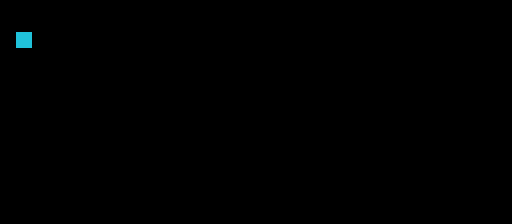

A 2D game scene composited from a Tiled map and its tileset images. What follows is a short description and the map's XML, with every tile layer's data as written:
An orthogonal 32x14 tile map with 16x16 px tiles, 3 tile layers (Regions, Input_Collision, Output1_Collision).

<map version="1.0" orientation="orthogonal" renderorder="right-down" width="32" height="14" tilewidth="16" tileheight="16" nextobjectid="21">
 <tileset firstgid="1" name="MyTiles" tilewidth="16" tileheight="16" tilecount="160">
  <image source="MyTiles.png" width="160" height="256" />
  <terraintypes>
   <terrain name="Air" tile="0" />
   <terrain name="Block" tile="21" />
   <terrain name="Spikes" tile="53" />
  </terraintypes>
  <tile id="0" terrain="0,0,0,0" />
  <tile id="10" terrain="0,0,0,1" />
  <tile id="11" terrain="0,0,1,1" />
  <tile id="12" terrain="0,0,1,1" />
  <tile id="13" terrain="0,0,1,0" />
  <tile id="20" terrain="0,1,0,1" />
  <tile id="21" terrain="1,1,1,1" />
  <tile id="22" terrain="1,1,1,1" />
  <tile id="23" terrain="1,0,1,0" />
  <tile id="30" terrain="0,1,0,0" />
  <tile id="31" terrain="1,1,0,0" />
  <tile id="32" terrain="1,1,0,0" />
  <tile id="33" terrain="1,0,0,0" />
  <tile id="40" terrain="1,1,1,0" />
  <tile id="41" terrain="1,1,0,1" />
  <tile id="50" terrain="1,0,1,1" />
  <tile id="51" terrain="0,1,1,1" />
 </tileset>
 <layer name="Regions" width="32" height="14">
  <data encoding="csv">
0,0,0,0,0,0,0,0,0,0,0,0,0,0,0,0,0,0,0,0,0,0,0,0,0,0,0,0,0,0,0,0,
0,0,0,0,0,0,0,0,0,0,0,0,0,0,0,0,0,0,0,0,0,0,0,0,0,0,0,0,0,0,0,0,
0,10,0,0,0,0,0,0,0,0,0,0,0,0,0,0,0,0,0,0,0,0,0,0,0,0,0,0,0,0,0,0,
0,0,0,0,0,0,0,0,0,0,0,0,0,0,0,0,0,0,0,0,0,0,0,0,0,0,0,0,0,0,0,0,
0,0,0,0,0,0,0,0,0,0,0,0,0,0,0,0,0,0,0,0,0,0,0,0,0,0,0,0,0,0,0,0,
0,0,0,0,0,0,0,0,0,0,0,0,0,0,0,0,0,0,0,0,0,0,0,0,0,0,0,0,0,0,0,0,
0,0,0,0,0,0,0,0,0,0,0,0,0,0,0,0,0,0,0,0,0,0,0,0,0,0,0,0,0,0,0,0,
0,0,0,0,0,0,0,0,0,0,0,0,0,0,0,0,0,0,0,0,0,0,0,0,0,0,0,0,0,0,0,0,
0,0,0,0,0,0,0,0,0,0,0,0,0,0,0,0,0,0,0,0,0,0,0,0,0,0,0,0,0,0,0,0,
0,0,0,0,0,0,0,0,0,0,0,0,0,0,0,0,0,0,0,0,0,0,0,0,0,0,0,0,0,0,0,0,
0,0,0,0,0,0,0,0,0,0,0,0,0,0,0,0,0,0,0,0,0,0,0,0,0,0,0,0,0,0,0,0,
0,0,0,0,0,0,0,0,0,0,0,0,0,0,0,0,0,0,0,0,0,0,0,0,0,0,0,0,0,0,0,0,
0,0,0,0,0,0,0,0,0,0,0,0,0,0,0,0,0,0,0,0,0,0,0,0,0,0,0,0,0,0,0,0,
0,0,0,0,0,0,0,0,0,0,0,0,0,0,0,0,0,0,0,0,0,0,0,0,0,0,0,0,0,0,0,0
</data>
 </layer>
 <layer name="Input_Collision" width="32" height="14">
  <data encoding="csv">
0,0,0,0,0,0,0,0,0,0,0,0,0,0,0,0,0,0,0,0,0,0,0,0,0,0,0,0,0,0,0,0,
0,0,0,0,0,0,0,0,0,0,0,0,0,0,0,0,0,0,0,0,0,0,0,0,0,0,0,0,0,0,0,0,
0,0,0,0,0,0,0,0,0,0,0,0,0,0,0,0,0,0,0,0,0,0,0,0,0,0,0,0,0,0,0,0,
0,0,0,0,0,0,0,0,0,0,0,0,0,0,0,0,0,0,0,0,0,0,0,0,0,0,0,0,0,0,0,0,
0,0,0,0,0,0,0,0,0,0,0,0,0,0,0,0,0,0,0,0,0,0,0,0,0,0,0,0,0,0,0,0,
0,0,0,0,0,0,0,0,0,0,0,0,0,0,0,0,0,0,0,0,0,0,0,0,0,0,0,0,0,0,0,0,
0,0,0,0,0,0,0,0,0,0,0,0,0,0,0,0,0,0,0,0,0,0,0,0,0,0,0,0,0,0,0,0,
0,0,0,0,0,0,0,0,0,0,0,0,0,0,0,0,0,0,0,0,0,0,0,0,0,0,0,0,0,0,0,0,
0,0,0,0,0,0,0,0,0,0,0,0,0,0,0,0,0,0,0,0,0,0,0,0,0,0,0,0,0,0,0,0,
0,0,0,0,0,0,0,0,0,0,0,0,0,0,0,0,0,0,0,0,0,0,0,0,0,0,0,0,0,0,0,0,
0,0,0,0,0,0,0,0,0,0,0,0,0,0,0,0,0,0,0,0,0,0,0,0,0,0,0,0,0,0,0,0,
0,0,0,0,0,0,0,0,0,0,0,0,0,0,0,0,0,0,0,0,0,0,0,0,0,0,0,0,0,0,0,0,
0,0,0,0,0,0,0,0,0,0,0,0,0,0,0,0,0,0,0,0,0,0,0,0,0,0,0,0,0,0,0,0,
0,0,0,0,0,0,0,0,0,0,0,0,0,0,0,0,0,0,0,0,0,0,0,0,0,0,0,0,0,0,0,0
</data>
 </layer>
 <layer name="Output1_Collision" width="32" height="14">
  <data encoding="csv">
0,0,0,0,0,0,0,0,0,0,0,0,0,0,0,0,0,0,0,0,0,0,0,0,0,0,0,0,0,0,0,0,
0,0,0,0,0,0,0,0,0,0,0,0,0,0,0,0,0,0,0,0,0,0,0,0,0,0,0,0,0,0,0,0,
0,1,0,0,0,0,0,0,0,0,0,0,0,0,0,0,0,0,0,0,0,0,0,0,0,0,0,0,0,0,0,0,
0,0,0,0,0,0,0,0,0,0,0,0,0,0,0,0,0,0,0,0,0,0,0,0,0,0,0,0,0,0,0,0,
0,0,0,0,0,0,0,0,0,0,0,0,0,0,0,0,0,0,0,0,0,0,0,0,0,0,0,0,0,0,0,0,
0,0,0,0,0,0,0,0,0,0,0,0,0,0,0,0,0,0,0,0,0,0,0,0,0,0,0,0,0,0,0,0,
0,0,0,0,0,0,0,0,0,0,0,0,0,0,0,0,0,0,0,0,0,0,0,0,0,0,0,0,0,0,0,0,
0,0,0,0,0,0,0,0,0,0,0,0,0,0,0,0,0,0,0,0,0,0,0,0,0,0,0,0,0,0,0,0,
0,0,0,0,0,0,0,0,0,0,0,0,0,0,0,0,0,0,0,0,0,0,0,0,0,0,0,0,0,0,0,0,
0,0,0,0,0,0,0,0,0,0,0,0,0,0,0,0,0,0,0,0,0,0,0,0,0,0,0,0,0,0,0,0,
0,0,0,0,0,0,0,0,0,0,0,0,0,0,0,0,0,0,0,0,0,0,0,0,0,0,0,0,0,0,0,0,
0,0,0,0,0,0,0,0,0,0,0,0,0,0,0,0,0,0,0,0,0,0,0,0,0,0,0,0,0,0,0,0,
0,0,0,0,0,0,0,0,0,0,0,0,0,0,0,0,0,0,0,0,0,0,0,0,0,0,0,0,0,0,0,0,
0,0,0,0,0,0,0,0,0,0,0,0,0,0,0,0,0,0,0,0,0,0,0,0,0,0,0,0,0,0,0,0
</data>
 </layer>
</map>
